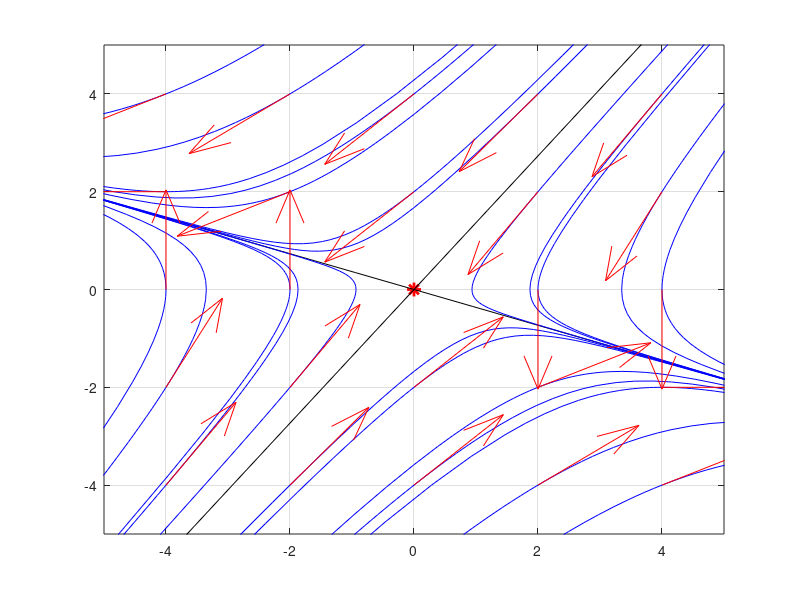

Source code (MATLAB):
function task_2

	A = [0, -2; -1, -2];

    eq_point = A \ [0;0];
	plot(eq_point(1), eq_point(2), 'r*', 'MarkerSize', 10, 'LineWidth', 2);
    hold on
	axis([eq_point(1) - 5, eq_point(1) + 5, eq_point(2) - 5, eq_point(2) + 5])
	grid on

    [T, D] = eig(A);
    range = -10 : 1 : 10;

        if imag(D(1,1)) == 0
            plot(eq_point(1) + T(1,1) * range, eq_point(2) + T(2,1) * range, 'k');
            plot(eq_point(1) + T(1,2) * range, eq_point(2) + T(2,2) * range, 'k');
        end

    x = eq_point(1) - 4 : 2 : eq_point(1) + 4;
	y = eq_point(2) - 4 : 2 : eq_point(2) + 4;

    [X, Y] = meshgrid(x,y);

	t_max = 50;

        function z = rhs(~, y)
			z = A * y;
        end

        for i = 1 : length(x)
            for j = 1 : length(y)
                [~, Z_1] = ode45(@rhs, [0, t_max], [X(i,j), Y(i,j)]);
                [~, Z_2] = ode45(@rhs, [0, -t_max], [X(i,j), Y(i,j)]);
                plot(Z_1(:,1), Z_1(:,2), 'b');
                plot(Z_2(:,1), Z_2(:,2), 'b');

            end
        end
    
    Dx = A(1,1) * x + A(1,2) * Y;
	Dy = A(2,1) * x + A(2,2) * Y;
	
	d = sqrt(Dx.^2 + Dy.^2);
	quiver(X, Y, Dx./d, Dy./d, 'r');
end